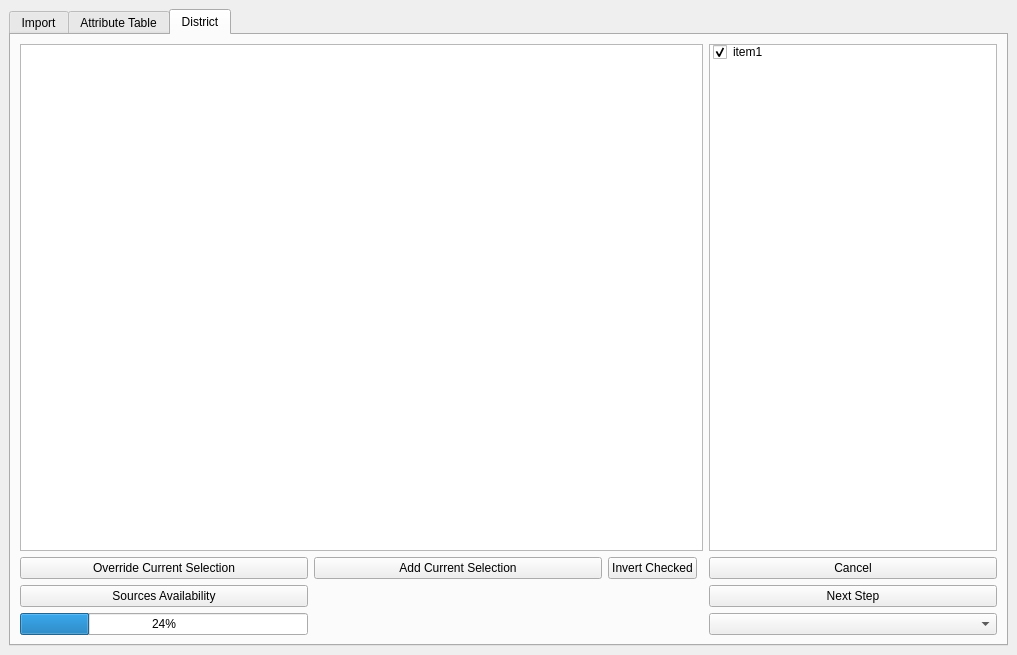
<?xml version="1.0" encoding="UTF-8"?>
<ui version="4.0">
 <class>Step0DockWidge</class>
 <widget class="QDockWidget" name="Step0DockWidge">
  <property name="geometry">
   <rect>
    <x>0</x>
    <y>0</y>
    <width>1017</width>
    <height>655</height>
   </rect>
  </property>
  <property name="windowTitle">
   <string>Import and visualization of relevant information from DMM</string>
  </property>
  <widget class="QWidget" name="dockWidgetContents">
   <layout class="QGridLayout" name="gridLayout">
    <item row="0" column="1">
     <widget class="QTabWidget" name="phases">
      <property name="enabled">
       <bool>true</bool>
      </property>
      <property name="font">
       <font>
        <pointsize>9</pointsize>
       </font>
      </property>
      <property name="currentIndex">
       <number>2</number>
      </property>
      <widget class="QWidget" name="smmTab">
       <property name="enabled">
        <bool>false</bool>
       </property>
       <attribute name="title">
        <string>Import</string>
       </attribute>
       <widget class="QLabel" name="label">
        <property name="geometry">
         <rect>
          <x>30</x>
          <y>40</y>
          <width>221</width>
          <height>16</height>
         </rect>
        </property>
        <property name="text">
         <string>Import .shp file baseline scenario</string>
        </property>
       </widget>
       <widget class="QLabel" name="label_2">
        <property name="geometry">
         <rect>
          <x>30</x>
          <y>80</y>
          <width>221</width>
          <height>16</height>
         </rect>
        </property>
        <property name="text">
         <string>Import .shp file future scenario</string>
        </property>
       </widget>
       <widget class="QLabel" name="label_3">
        <property name="geometry">
         <rect>
          <x>30</x>
          <y>120</y>
          <width>201</width>
          <height>16</height>
         </rect>
        </property>
        <property name="text">
         <string>Import file .scn</string>
        </property>
       </widget>
       <widget class="QLabel" name="label_4">
        <property name="geometry">
         <rect>
          <x>30</x>
          <y>200</y>
          <width>201</width>
          <height>16</height>
         </rect>
        </property>
        <property name="text">
         <string>Import SMM folder</string>
        </property>
       </widget>
       <widget class="QPushButton" name="ok">
        <property name="geometry">
         <rect>
          <x>790</x>
          <y>500</y>
          <width>93</width>
          <height>28</height>
         </rect>
        </property>
        <property name="text">
         <string>Ok</string>
        </property>
       </widget>
       <widget class="QProgressBar" name="progressBar">
        <property name="geometry">
         <rect>
          <x>340</x>
          <y>230</y>
          <width>241</width>
          <height>23</height>
         </rect>
        </property>
        <property name="value">
         <number>24</number>
        </property>
       </widget>
       <widget class="QLineEdit" name="pname">
        <property name="geometry">
         <rect>
          <x>20</x>
          <y>470</y>
          <width>113</width>
          <height>22</height>
         </rect>
        </property>
       </widget>
       <widget class="QLabel" name="label_6">
        <property name="geometry">
         <rect>
          <x>20</x>
          <y>450</y>
          <width>111</width>
          <height>20</height>
         </rect>
        </property>
        <property name="text">
         <string>Project Name</string>
        </property>
       </widget>
       <widget class="QLineEdit" name="areaStudy">
        <property name="geometry">
         <rect>
          <x>150</x>
          <y>470</y>
          <width>121</width>
          <height>22</height>
         </rect>
        </property>
       </widget>
       <widget class="QLabel" name="label_7">
        <property name="geometry">
         <rect>
          <x>150</x>
          <y>450</y>
          <width>121</width>
          <height>16</height>
         </rect>
        </property>
        <property name="text">
         <string> Area under study</string>
        </property>
       </widget>
       <widget class="QLabel" name="label_8">
        <property name="geometry">
         <rect>
          <x>290</x>
          <y>450</y>
          <width>55</width>
          <height>16</height>
         </rect>
        </property>
        <property name="text">
         <string>Country</string>
        </property>
       </widget>
       <widget class="QLabel" name="label_9">
        <property name="geometry">
         <rect>
          <x>30</x>
          <y>160</y>
          <width>201</width>
          <height>16</height>
         </rect>
        </property>
        <property name="text">
         <string>Import file .csv</string>
        </property>
       </widget>
       <widget class="QWidget" name="verticalLayoutWidget">
        <property name="geometry">
         <rect>
          <x>260</x>
          <y>40</y>
          <width>491</width>
          <height>141</height>
         </rect>
        </property>
        <layout class="QVBoxLayout" name="verticalLayout">
         <item>
          <widget class="QgsFileWidget" name="layerPath" native="true">
           <property name="font">
            <font>
             <weight>50</weight>
             <bold>false</bold>
            </font>
           </property>
           <property name="acceptDrops">
            <bool>false</bool>
           </property>
           <property name="autoFillBackground">
            <bool>true</bool>
           </property>
          </widget>
         </item>
         <item>
          <widget class="QgsFileWidget" name="layerPath1" native="true">
           <property name="font">
            <font>
             <weight>50</weight>
             <bold>false</bold>
            </font>
           </property>
           <property name="acceptDrops">
            <bool>false</bool>
           </property>
           <property name="autoFillBackground">
            <bool>true</bool>
           </property>
          </widget>
         </item>
         <item>
          <widget class="QgsFileWidget" name="layerPath2" native="true">
           <property name="font">
            <font>
             <weight>50</weight>
             <bold>false</bold>
            </font>
           </property>
           <property name="acceptDrops">
            <bool>false</bool>
           </property>
           <property name="autoFillBackground">
            <bool>true</bool>
           </property>
          </widget>
         </item>
         <item>
          <widget class="QgsFileWidget" name="layerPath3" native="true">
           <property name="font">
            <font>
             <weight>50</weight>
             <bold>false</bold>
            </font>
           </property>
           <property name="acceptDrops">
            <bool>false</bool>
           </property>
           <property name="autoFillBackground">
            <bool>true</bool>
           </property>
          </widget>
         </item>
        </layout>
       </widget>
       <widget class="QLineEdit" name="folder">
        <property name="geometry">
         <rect>
          <x>260</x>
          <y>190</y>
          <width>451</width>
          <height>24</height>
         </rect>
        </property>
       </widget>
       <widget class="QWidget" name="verticalLayoutWidget_2">
        <property name="geometry">
         <rect>
          <x>770</x>
          <y>40</y>
          <width>111</width>
          <height>181</height>
         </rect>
        </property>
        <layout class="QVBoxLayout" name="verticalLayout_2">
         <item>
          <widget class="QPushButton" name="load4">
           <property name="text">
            <string>Load</string>
           </property>
          </widget>
         </item>
         <item>
          <widget class="QPushButton" name="load3">
           <property name="text">
            <string>Load</string>
           </property>
          </widget>
         </item>
         <item>
          <widget class="QPushButton" name="load2">
           <property name="text">
            <string>Load</string>
           </property>
          </widget>
         </item>
         <item>
          <widget class="QPushButton" name="load1">
           <property name="text">
            <string>Load</string>
           </property>
          </widget>
         </item>
         <item>
          <widget class="QPushButton" name="load">
           <property name="text">
            <string>Load</string>
           </property>
          </widget>
         </item>
        </layout>
       </widget>
       <widget class="QWidget" name="verticalLayoutWidget_3">
        <property name="geometry">
         <rect>
          <x>720</x>
          <y>190</y>
          <width>95</width>
          <height>37</height>
         </rect>
        </property>
        <layout class="QVBoxLayout" name="verticalLayout_3">
         <item>
          <widget class="QPushButton" name="btnSmm">
           <property name="text">
            <string>...</string>
           </property>
          </widget>
         </item>
         <item>
          <spacer name="verticalSpacer">
           <property name="orientation">
            <enum>Qt::Vertical</enum>
           </property>
           <property name="sizeHint" stdset="0">
            <size>
             <width>20</width>
             <height>40</height>
            </size>
           </property>
          </spacer>
         </item>
        </layout>
       </widget>
       <widget class="QLineEdit" name="country">
        <property name="geometry">
         <rect>
          <x>290</x>
          <y>470</y>
          <width>121</width>
          <height>22</height>
         </rect>
        </property>
       </widget>
       <widget class="QLineEdit" name="lineEdit">
        <property name="geometry">
         <rect>
          <x>430</x>
          <y>470</y>
          <width>113</width>
          <height>22</height>
         </rect>
        </property>
       </widget>
       <widget class="QLabel" name="label_11">
        <property name="geometry">
         <rect>
          <x>430</x>
          <y>450</y>
          <width>55</width>
          <height>20</height>
         </rect>
        </property>
        <property name="text">
         <string>Anno</string>
        </property>
       </widget>
       <widget class="QLineEdit" name="lineEdit_2">
        <property name="geometry">
         <rect>
          <x>570</x>
          <y>470</y>
          <width>113</width>
          <height>22</height>
         </rect>
        </property>
       </widget>
       <widget class="QLabel" name="label_12">
        <property name="geometry">
         <rect>
          <x>570</x>
          <y>450</y>
          <width>121</width>
          <height>20</height>
         </rect>
        </property>
        <property name="text">
         <string>Demo factor</string>
        </property>
       </widget>
       <widget class="QGroupBox" name="groupBox">
        <property name="geometry">
         <rect>
          <x>20</x>
          <y>260</y>
          <width>561</width>
          <height>171</height>
         </rect>
        </property>
        <property name="font">
         <font>
          <weight>50</weight>
          <bold>false</bold>
         </font>
        </property>
        <property name="title">
         <string>Load existing saved work</string>
        </property>
        <widget class="QComboBox" name="comboBox">
         <property name="enabled">
          <bool>false</bool>
         </property>
         <property name="geometry">
          <rect>
           <x>10</x>
           <y>60</y>
           <width>281</width>
           <height>31</height>
          </rect>
         </property>
        </widget>
        <widget class="QPushButton" name="pushButton_5">
         <property name="geometry">
          <rect>
           <x>300</x>
           <y>60</y>
           <width>121</width>
           <height>31</height>
          </rect>
         </property>
         <property name="text">
          <string>Load</string>
         </property>
        </widget>
        <widget class="QLabel" name="label_13">
         <property name="geometry">
          <rect>
           <x>10</x>
           <y>30</y>
           <width>241</width>
           <height>16</height>
          </rect>
         </property>
         <property name="text">
          <string>Select file:</string>
         </property>
        </widget>
        <widget class="QPushButton" name="delete_file">
         <property name="geometry">
          <rect>
           <x>430</x>
           <y>60</y>
           <width>121</width>
           <height>31</height>
          </rect>
         </property>
         <property name="text">
          <string>Delete File</string>
         </property>
         <property name="icon">
          <iconset>
           <normaloff>icons/garbage.png</normaloff>icons/garbage.png</iconset>
         </property>
        </widget>
        <widget class="QPushButton" name="save_plugin">
         <property name="geometry">
          <rect>
           <x>300</x>
           <y>120</y>
           <width>251</width>
           <height>31</height>
          </rect>
         </property>
         <property name="text">
          <string>Save Plugin state</string>
         </property>
        </widget>
        <widget class="QLabel" name="input_file_description">
         <property name="geometry">
          <rect>
           <x>10</x>
           <y>100</y>
           <width>281</width>
           <height>16</height>
          </rect>
         </property>
         <property name="text">
          <string/>
         </property>
        </widget>
       </widget>
       <widget class="QGroupBox" name="groupBox_2">
        <property name="geometry">
         <rect>
          <x>610</x>
          <y>259</y>
          <width>371</width>
          <height>171</height>
         </rect>
        </property>
        <property name="title">
         <string>Loaded project version</string>
        </property>
        <widget class="QLabel" name="project_version">
         <property name="geometry">
          <rect>
           <x>10</x>
           <y>30</y>
           <width>341</width>
           <height>16</height>
          </rect>
         </property>
         <property name="text">
          <string>No file loaded.</string>
         </property>
        </widget>
        <widget class="QLabel" name="project_creation_date">
         <property name="geometry">
          <rect>
           <x>10</x>
           <y>60</y>
           <width>351</width>
           <height>16</height>
          </rect>
         </property>
         <property name="text">
          <string/>
         </property>
        </widget>
        <widget class="QLabel" name="project_load_date">
         <property name="geometry">
          <rect>
           <x>10</x>
           <y>90</y>
           <width>351</width>
           <height>16</height>
          </rect>
         </property>
         <property name="text">
          <string/>
         </property>
        </widget>
       </widget>
      </widget>
      <widget class="QWidget" name="pmTab">
       <attribute name="title">
        <string>Attribute Table</string>
       </attribute>
       <layout class="QGridLayout" name="gridLayout_4">
        <item row="0" column="0">
         <layout class="QGridLayout" name="gridLayout_3">
          <item row="1" column="4">
           <spacer name="horizontalSpacer_3">
            <property name="orientation">
             <enum>Qt::Horizontal</enum>
            </property>
            <property name="sizeHint" stdset="0">
             <size>
              <width>40</width>
              <height>20</height>
             </size>
            </property>
           </spacer>
          </item>
          <item row="4" column="0" colspan="5">
           <widget class="QTreeWidget" name="pmTree2">
            <property name="font">
             <font>
              <pointsize>8</pointsize>
             </font>
            </property>
            <attribute name="headerDefaultSectionSize">
             <number>130</number>
            </attribute>
            <column>
             <property name="text">
              <string>BuildingId</string>
             </property>
            </column>
            <column>
             <property name="text">
              <string>AHeatDem [kWh]</string>
             </property>
            </column>
            <column>
             <property name="text">
              <string>AHeatDemM2 [kWh]</string>
             </property>
            </column>
            <column>
             <property name="text">
              <string>ACoolDem [kWh]</string>
             </property>
            </column>
            <column>
             <property name="text">
              <string>ACoolDemM2 [kWh]</string>
             </property>
            </column>
            <column>
             <property name="text">
              <string>ADHWDem [kWh]</string>
             </property>
            </column>
            <column>
             <property name="text">
              <string>ADHWDemDM2 [kWh]</string>
             </property>
            </column>
            <column>
             <property name="text">
              <string>MaxHeatDem [kW]</string>
             </property>
            </column>
            <column>
             <property name="text">
              <string>MaxCoolDem [kW]</string>
             </property>
            </column>
            <column>
             <property name="text">
              <string>MaxDHWDem [kW]</string>
             </property>
            </column>
            <column>
             <property name="text">
              <string>Use</string>
             </property>
            </column>
            <column>
             <property name="text">
              <string>GrossFloorArea [m^2]</string>
             </property>
            </column>
           </widget>
          </item>
          <item row="2" column="0" colspan="5">
           <widget class="QTreeWidget" name="pmTree">
            <property name="font">
             <font>
              <pointsize>8</pointsize>
             </font>
            </property>
            <attribute name="headerDefaultSectionSize">
             <number>130</number>
            </attribute>
            <column>
             <property name="text">
              <string>BuildingId</string>
             </property>
            </column>
            <column>
             <property name="text">
              <string>AHeatDem [kWh]</string>
             </property>
            </column>
            <column>
             <property name="text">
              <string>AHeatDemM2 [kWh]</string>
             </property>
            </column>
            <column>
             <property name="text">
              <string>ACoolDem [kWh]</string>
             </property>
            </column>
            <column>
             <property name="text">
              <string>ACoolDemM2 [kWh]</string>
             </property>
            </column>
            <column>
             <property name="text">
              <string>ADHWDem [kWh]</string>
             </property>
            </column>
            <column>
             <property name="text">
              <string>ADHWDemDM2 [kWh]</string>
             </property>
            </column>
            <column>
             <property name="text">
              <string>MaxHeatDem [kW]</string>
             </property>
            </column>
            <column>
             <property name="text">
              <string>MaxCoolDem [kW]</string>
             </property>
            </column>
            <column>
             <property name="text">
              <string>MaxDHWDem [kW]</string>
             </property>
            </column>
            <column>
             <property name="text">
              <string>Use</string>
             </property>
            </column>
            <column>
             <property name="text">
              <string>GrossFloorArea [m^2]</string>
             </property>
            </column>
           </widget>
          </item>
          <item row="3" column="0" colspan="3">
           <widget class="QLabel" name="label_15">
            <property name="text">
             <string>Future scenario</string>
            </property>
           </widget>
          </item>
          <item row="0" column="0">
           <spacer name="horizontalSpacer_2">
            <property name="orientation">
             <enum>Qt::Horizontal</enum>
            </property>
            <property name="sizeHint" stdset="0">
             <size>
              <width>40</width>
              <height>20</height>
             </size>
            </property>
           </spacer>
          </item>
          <item row="0" column="1" colspan="3">
           <widget class="QPushButton" name="pushButton_load_all_files">
            <property name="text">
             <string>Load files from mapping</string>
            </property>
            <property name="icon">
             <iconset>
              <normaloff>icons/import.png</normaloff>icons/import.png</iconset>
            </property>
           </widget>
          </item>
          <item row="0" column="4">
           <spacer name="horizontalSpacer">
            <property name="orientation">
             <enum>Qt::Horizontal</enum>
            </property>
            <property name="sizeHint" stdset="0">
             <size>
              <width>40</width>
              <height>20</height>
             </size>
            </property>
           </spacer>
          </item>
          <item row="3" column="4">
           <spacer name="horizontalSpacer_4">
            <property name="orientation">
             <enum>Qt::Horizontal</enum>
            </property>
            <property name="sizeHint" stdset="0">
             <size>
              <width>40</width>
              <height>20</height>
             </size>
            </property>
           </spacer>
          </item>
          <item row="5" column="4">
           <widget class="QPushButton" name="saveLoad">
            <property name="text">
             <string>Save/Load</string>
            </property>
           </widget>
          </item>
          <item row="1" column="0">
           <widget class="QLabel" name="label_14">
            <property name="text">
             <string>Baseline scenario</string>
            </property>
           </widget>
          </item>
          <item row="1" column="1" colspan="3">
           <widget class="QProgressBar" name="progressBar_load_all_files">
            <property name="value">
             <number>24</number>
            </property>
           </widget>
          </item>
         </layout>
        </item>
       </layout>
      </widget>
      <widget class="QWidget" name="District">
       <attribute name="title">
        <string>District</string>
       </attribute>
       <layout class="QGridLayout" name="gridLayout_5">
        <item row="0" column="0">
         <layout class="QGridLayout" name="gridLayout_2">
          <item row="1" column="0">
           <widget class="QPushButton" name="pushButton_2">
            <property name="sizePolicy">
             <sizepolicy hsizetype="Expanding" vsizetype="Fixed">
              <horstretch>0</horstretch>
              <verstretch>0</verstretch>
             </sizepolicy>
            </property>
            <property name="text">
             <string>Override Current Selection</string>
            </property>
           </widget>
          </item>
          <item row="0" column="0" colspan="4">
           <widget class="QTableWidget" name="sources_available"/>
          </item>
          <item row="0" column="4">
           <widget class="QListWidget" name="listWidget">
            <item>
             <property name="text">
              <string>item1</string>
             </property>
             <property name="checkState">
              <enum>Checked</enum>
             </property>
            </item>
           </widget>
          </item>
          <item row="1" column="2">
           <widget class="QPushButton" name="pushButton_3">
            <property name="text">
             <string>Invert Checked</string>
            </property>
           </widget>
          </item>
          <item row="1" column="1">
           <widget class="QPushButton" name="pushButton">
            <property name="sizePolicy">
             <sizepolicy hsizetype="Expanding" vsizetype="Fixed">
              <horstretch>0</horstretch>
              <verstretch>0</verstretch>
             </sizepolicy>
            </property>
            <property name="text">
             <string>Add Current Selection</string>
            </property>
           </widget>
          </item>
          <item row="3" column="0">
           <widget class="QProgressBar" name="pbar_Download">
            <property name="value">
             <number>24</number>
            </property>
           </widget>
          </item>
          <item row="2" column="4">
           <widget class="QPushButton" name="ok2">
            <property name="toolTip">
             <string notr="true">&lt;html&gt;&lt;head/&gt;&lt;body&gt;&lt;p&gt;Jump to the baseline assessment. Be sure everithing is Ok before continue.&lt;/p&gt;&lt;/body&gt;&lt;/html&gt;</string>
            </property>
            <property name="text">
             <string>Next Step</string>
            </property>
           </widget>
          </item>
          <item row="1" column="4">
           <widget class="QPushButton" name="cancel">
            <property name="text">
             <string>Cancel</string>
            </property>
           </widget>
          </item>
          <item row="3" column="4">
           <widget class="QComboBox" name="comboLayer">
            <property name="sizePolicy">
             <sizepolicy hsizetype="Expanding" vsizetype="Fixed">
              <horstretch>0</horstretch>
              <verstretch>0</verstretch>
             </sizepolicy>
            </property>
           </widget>
          </item>
          <item row="2" column="0">
           <widget class="QPushButton" name="btnSourcesAvailability">
            <property name="sizePolicy">
             <sizepolicy hsizetype="Expanding" vsizetype="Fixed">
              <horstretch>0</horstretch>
              <verstretch>0</verstretch>
             </sizepolicy>
            </property>
            <property name="toolTip">
             <string notr="true">&lt;html&gt;&lt;head/&gt;&lt;body&gt;&lt;p&gt;This functionality will scan the source availability calculated in the SMM (Supply Mapping Module) taking in account only the sources available within the bounds define by the selected vector layer.&lt;/p&gt;&lt;/body&gt;&lt;/html&gt;</string>
            </property>
            <property name="toolTipDuration">
             <number>14000</number>
            </property>
            <property name="text">
             <string>Sources Availability</string>
            </property>
           </widget>
          </item>
         </layout>
        </item>
       </layout>
      </widget>
     </widget>
    </item>
   </layout>
  </widget>
 </widget>
 <customwidgets>
  <customwidget>
   <class>QgsFileWidget</class>
   <extends>QWidget</extends>
   <header>qgsfilewidget.h</header>
  </customwidget>
 </customwidgets>
 <resources/>
 <connections/>
</ui>
